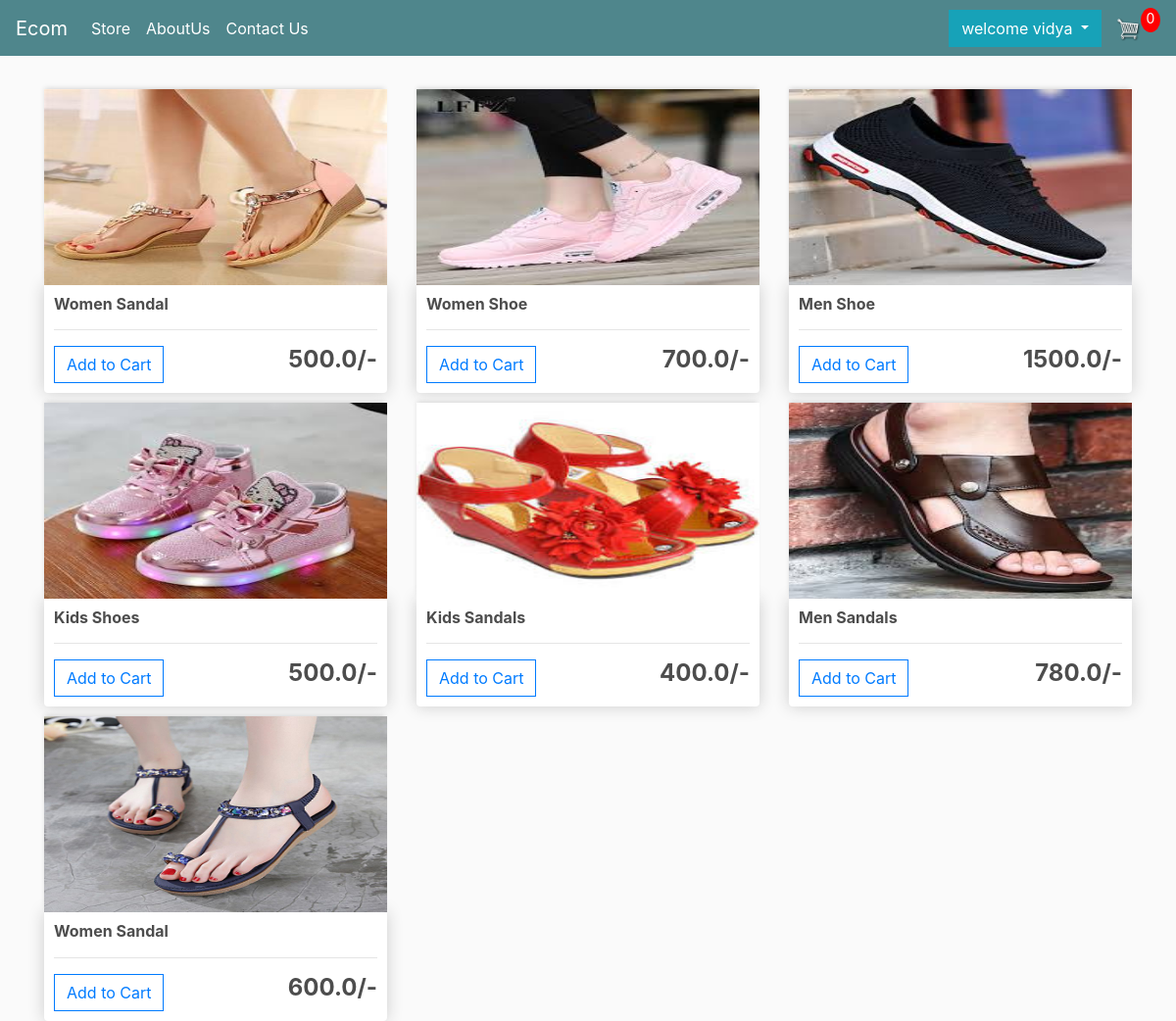
The app's page / (signed in) with its own data.
### store/models.py (models this page shows, shortened)
class Product(models.Model):
	name=models.CharField(max_length=200)
	price = models.FloatField()
	digital = models.BooleanField(default=False,null=True,blank=True)
	image = models.ImageField(null=True,blank=True)

### store/views.py (the view)
# urls.py: path('', include('store.urls')),
def store(request):
	products = Product.objects.all()
	return render(request, 'store/store.html', {'products':products})

### store/templates/store/store.html (shortened to what this page needs)
{% extends 'store/main.html' %}
{% load static %}
{% block content %}
<div class="row">
	{% for product in products %}
		<div class="col-lg-4">
			<img class="thumbnail" src="{{product.image.url}}">
			<div class="box-element product">
				<h6><strong>{{product.name}}</strong></h6>
				<hr>
				<a href="{% url 'cart' %}" class="btn btn-outline-primary add-btn">Add to Cart</a>
				<h4 style="display: inline-block; float: right"><strong>{{product.price}}/-</strong></h4>
			</div>
		</div>
		{% endfor %}
	</div>
{% endblock content %}

### store/templates/store/main.html (shortened to what this page needs)
<!DOCTYPE html>
{% load static %}
<html>
    <head>
           <link rel="stylesheet" href="https://stackpath.bootstrapcdn.com/bootstrap/4.4.1/css/bootstrap.min.css">
        <link rel="stylesheet" type="text/css" href="{% static 'css/main.css' %}">
     </head>
     <body>
  </head>
     <nav class="navbar navbar-expand-lg navbar-dark bg-dark">
    <a class="navbar-brand" href="{% url 'store' %}">Ecom</a>
    <div class="collapse navbar-collapse" id="navbarSupportedContent">
      <ul class="navbar-nav mr-auto">
        <li class="nav-item active">
          <a class="nav-link" href="{% url 'store' %}">Store <span class="sr-only">(current)</span></a>
        </li>
      <li class="nav-item active">
          <a class="nav-link" href="{% url 'about' %}">AboutUs <span class="sr-only">(current)</span></a>
        </li>
        <li class="nav-item active">
          <a class="nav-link" href="{% url 'contact' %}">Contact Us<span class="sr-only">(current)</span></a>
        </li>
       </ul>
      <div class="form-inline my-2 my-lg-0">
        <ul class="navbar-nav mr-auto">
            {% if not user.is_authenticated %}
        <li class="nav-item active">
          <a class="nav-link" href="{% url 'dsh' %}">Dashboard <span class="sr-only">(current)</span></a>
        </li>
        <li class="nav-item active">
          <a class="nav-link" href="{% url 'log' %}">Login <span class="sr-only">(current)</span></a>
        </li>
       {% else %}
       <div class="dropdown">
  <button type="button" class="btn btn-info dropdown-toggle" data-toggle="dropdown">
    welcome {{user.username}}
  </button>
</div>
{% endif %}
      </ul>
        <a href="{% url 'cart' %}">
          <img  id="cart-icon" src="{% static 'images/cart.png' %}">
        </a>
        <p id="cart-total">0</p>
      </div>
    </div>
  </nav>
     <div class="container">
            <br>
            {% block content %}
            {% endblock content %}
         </div>
     </body>
</html>

### store/static/css/main.css (style rules this page uses)
body { background-color: hsl(0, 0%, 98%); }
h1,h2,h3,h4,h5,h6 { color:hsl(0, 0%, 30%); }
.box-element { box-shadow:hsl(0, 0%, 80%) 0 0 16px; background-color: #fff; border-radius: 4px; padding: 10px; }
.thumbnail { width: 100%; height: 200px; -webkit-box-shadow: -1px -3px 5px -2px rgba(214,214,214,1); -moz-box-shadow: -1px -3px 5px -2px rgba(214,214,214,1); box-shadow: -1px -3px 5px -2px rgba(214,214,214,1); }
.product { border-radius: 0 0 4px 4px; }
.bg-dark { background-color: #4f868c!important; }
#cart-icon { width:25px; display: inline-block; margin-left: 15px; }
#cart-total { display: block; text-align: center; color:#fff; background-color: red; width: 20px; height: 25px; border-radius: 50%; font-size: 14px; }
.col-lg-4, .col-lg-6, .col-lg-8, .col-lg-12 { margin-top: 10px; }
.btn { border-radius: 0; }

### records on screen
Product: image (picture), name "Women Sandal", price "500.0"
Product: image (picture), name "Women Shoe", price "700.0"
Product: image (picture), name "Men Shoe", price "1500.0"
Product: image (picture), name "Kids Shoes", price "500.0"
Product: image (picture), name "Kids Sandals", price "400.0"
Product: image (picture), name "Men Sandals", price "780.0"
Product: image (picture), name "Women Sandal", price "600.0"

### other values on screen
{{ user.username }} "vidya"
